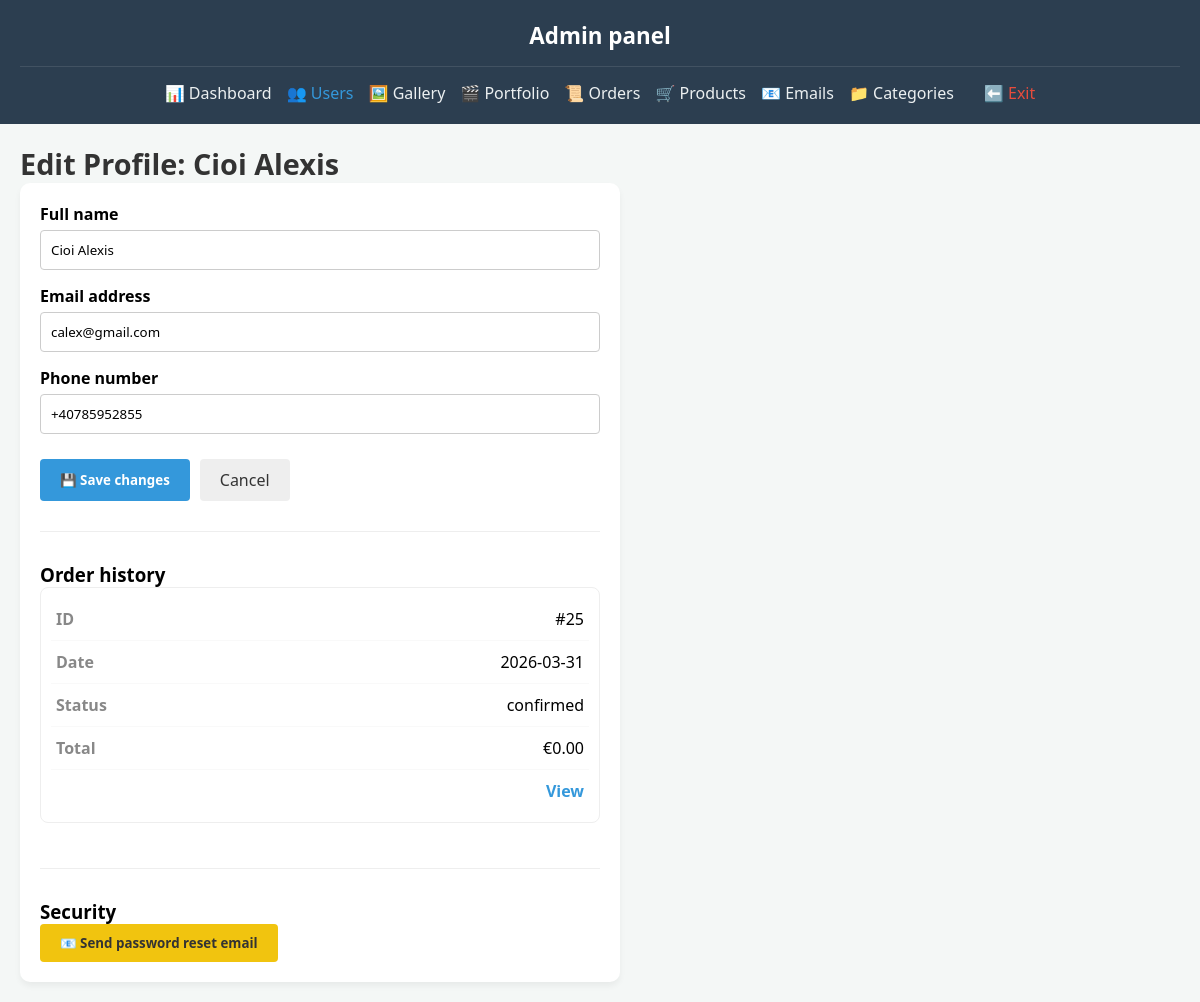
The page /admin/edit_user.php?id=9 (signed in) on the database its author committed.
### tables this page shows
CREATE TABLE `users` (
  `id` int(10) UNSIGNED NOT NULL,
  `full_name` varchar(100) NOT NULL,
  `email` varchar(150) NOT NULL,
  `phone` varchar(30) DEFAULT NULL,
  `password_hash` varchar(255) NOT NULL,
  `role` enum('client','admin') NOT NULL DEFAULT 'client',
  `remember_token` varchar(255) DEFAULT NULL,
  `is_active` tinyint(1) NOT NULL DEFAULT 1,
  `created_at` timestamp NOT NULL DEFAULT current_timestamp(),
  `updated_at` timestamp NOT NULL DEFAULT current_timestamp() ON UPDATE current_timestamp(),
  `last_activity` datetime DEFAULT NULL
);

CREATE TABLE `orders` (
  `id` int(10) UNSIGNED NOT NULL,
  `user_id` int(10) UNSIGNED NOT NULL,
  `order_type` enum('digital','service','mixed') NOT NULL DEFAULT 'digital',
  `status` enum('pending','confirmed','processing','completed','cancelled') NOT NULL DEFAULT 'pending',
  `payment_status` enum('unpaid','awaiting_manual_confirmation','paid','not_required') NOT NULL DEFAULT 'unpaid',
  `total_price` decimal(10,2) NOT NULL DEFAULT 0.00,
  `notes` text DEFAULT NULL,
  `contact_name` varchar(100) DEFAULT NULL,
  `contact_email` varchar(150) DEFAULT NULL,
  `contact_phone` varchar(30) DEFAULT NULL,
  `city` varchar(100) DEFAULT NULL,
  `address_line` varchar(255) DEFAULT NULL,
  `postal_code` varchar(20) DEFAULT NULL,
  `created_at` timestamp NOT NULL DEFAULT current_timestamp(),
  `updated_at` timestamp NOT NULL DEFAULT current_timestamp() ON UPDATE current_timestamp()
);

### admin/edit_user.php (the view, shortened to what this page needs)
<?php
require_once __DIR__ . '/../backend/handlers/admin_dashboard_data.php';
$userId = (int)$_GET['id'];
$stmt = $pdo->prepare("SELECT id, full_name, email, phone FROM users WHERE id = ?");
$stmt->execute([$userId]);
$user = $stmt->fetch();
$orderStmt = $pdo->prepare("SELECT id, order_type, total_price, status, created_at FROM orders WHERE user_id = ? ORDER BY created_at DESC");
$orderStmt->execute([$userId]);
$userOrders = $orderStmt->fetchAll();
require_once __DIR__ . '/../includes/page_start.php';
?>
<div class="admin-container">
    <aside class="admin-sidebar">
        <h2>Admin panel</h2>
        <ul>
            <li><a href="<?= BASE_URL ?>/admin/dashboard.php">📊 Dashboard</a></li>
            <li><a href="<?= BASE_URL ?>/admin/users.php" style="color: var(--primary);">👥 Users</a></li>
            <li class="dropdown-container">
                <a href="<?= BASE_URL ?>/admin/gallery_items.php" class="dropdown-trigger">🖼️ Gallery</a>
            </li>
            <li><a href="<?= BASE_URL ?>/admin/admin_portfolio.php">🎬 Portfolio</a></li>
            <li class="dropdown-container">
                <a href="<?= BASE_URL ?>/admin/orders.php" class="dropdown-trigger">📜 Orders</a>
            </li>
            <li><a href="<?= BASE_URL ?>/admin/products.php">🛒 Products</a></li>
            <li>
                <a href="<?= BASE_URL ?>/admin/email_logs.php" style="position: relative;">
                    📧 Emails
                </a>
            </li>
            <li><a href="<?= BASE_URL ?>/admin/categories.php">📁 Categories</a></li>
            <li><a href="<?= BASE_URL ?>" style="color:var(--danger)">⬅️ Exit</a></li>
        </ul>
    </aside>
    <main class="admin-main">
        <h1>Edit Profile: <?= htmlspecialchars($user['full_name']) ?></h1>
        <div class="data-table-container" style="max-width: 600px; padding: 20px;">
            <form action="../backend/handlers/admin_update_user.php" method="POST">
                <div style="margin-bottom: 15px;">
                    <label style="display:block; margin-bottom: 5px; font-weight:bold;">Full name</label>
                    <input type="text" name="full_name" value="<?= htmlspecialchars($user['full_name']) ?>" required
                        style="width:100%; padding: 10px; border: 1px solid #ccc; border-radius: 4px;">
                </div>
                <div style="margin-bottom: 15px;">
                    <label style="display:block; margin-bottom: 5px; font-weight:bold;">Email address</label>
                    <input type="email" name="email" value="<?= htmlspecialchars($user['email']) ?>" required
                        style="width:100%; padding: 10px; border: 1px solid #ccc; border-radius: 4px;">
                </div>
                <div style="margin-bottom: 25px;">
                    <label style="display:block; margin-bottom: 5px; font-weight:bold;">Phone number</label>
                    <input type="text" name="phone" value="<?= htmlspecialchars($user['phone'] ?? '') ?>"
                        style="width:100%; padding: 10px; border: 1px solid #ccc; border-radius: 4px;">
                </div>
                <div style="display: flex; gap: 10px;">
                    <button type="submit" style="background: var(--primary); color: white; padding: 10px 20px; border: none; border-radius: 4px; cursor: pointer; font-weight:bold;">💾 Save changes</button>
                    <a href="users.php" style="padding: 10px 20px; text-decoration: none; background: #eee; color: #333; border-radius: 4px;">Cancel</a>
                </div>
            </form>
            <hr style="margin: 30px 0; border: 0; border-top: 1px solid #eee;">
            <h3>Order history</h3>
            <?php if (!$userOrders): ?>
                <p>No orders found for this user.</p>
            <?php else: ?>
                <table class="admin-table">
                    <tbody>
                        <?php foreach ($userOrders as $order): ?>
                            <tr>
                                <td data-label="ID">#<?= (int)$order['id'] ?></td>
                                <td data-label="Date"><?= date('Y-m-d', strtotime($order['created_at'])) ?></td>
                                <td data-label="Status"><?= htmlspecialchars($order['status']) ?></td>
                                <td data-label="Total">€<?= number_format((float)$order['total_price'], 2) ?></td>
                                <td style="text-align: right;"><a href="orders.php?search=<?= (int)$order['id'] ?>" style="color: var(--primary); text-decoration: none; font-weight: bold;">View</a></td>
                            </tr>
                        <?php endforeach; ?>
                    </tbody>
                </table>
            <?php endif; ?>
            <hr style="margin: 30px 0; border: 0; border-top: 1px solid #eee;">
            <h3>Security</h3>
            <form action="../backend/handlers/admin_update_user.php" method="POST" onsubmit="return confirm('Send a password reset email to this user?')">
                <button type="submit" style="background: var(--warning); color: #333; padding: 10px 20px; border: none; border-radius: 4px; cursor: pointer; font-weight: bold;">📧 Send password reset email</button>
            </form>
        </div>
    </main>
</div>
</body>
</html>

### css/style_global.css (style rules this page uses)
*, *::before, *::after { box-sizing: border-box; }
html, body { margin: 0; padding: 0; width: 100%; min-height: 100vh; background-color: #1a2529; font-family: 'Montserrat', sans-serif; overflow-x: hidden; }

### css/style_header.css (style rules this page uses)
body { margin: 0; padding: 0; }

### css/style_footer.css (style rules this page uses)
html, body { margin: 0; padding: 0; height: auto; min-height: 100%; display: flex; flex-direction: column; }
main { flex: 1 0 auto; }

### css/style_admin_user.css (style rules this page uses)
:root { --sidebar-bg: #2c3e50; --sidebar-hover: rgba(255, 255, 255, 0.05); --main-bg: #f4f7f6; --text-dark: #333; --text-light: #ecf0f1; --primary: #3498db; --success: #2ecc71; --warning: #f1c40f; --danger: #e74c3c; --white: #ffffff; --border-rgba: rgba(255, 255, 255, 0.1); }
* { margin: 0; padding: 0; box-sizing: border-box; font-family: 'Segoe UI', Tahoma, Geneva, Verdana, sans-serif; }
.admin-container { display: flex; min-height: 100vh; }
.admin-sidebar { width: 260px; background: var(--sidebar-bg); color: var(--white); padding: 25px; flex-shrink: 0; }
.admin-sidebar h2 { font-size: 1.4rem; padding-bottom: 15px; border-bottom: 1px solid var(--border-rgba); margin-bottom: 25px; }
.admin-sidebar ul { list-style: none; padding: 0 !important; margin: 0 !important; }
.admin-sidebar li { margin: 18px 0; position: relative; }
.admin-sidebar a { color: var(--text-light); text-decoration: none; display: flex; align-items: center; gap: 10px; font-size: 1rem; transition: all 0.2s ease; }
.admin-main { flex: 1; padding: 40px; background: var(--main-bg); }
.admin-main h1 { font-size: 1.8rem; color: var(--text-dark); }
.data-table-container { background: var(--white); padding: 25px; border-radius: 10px; box-shadow: 0 4px 6px rgba(0,0,0,0.05); }
.admin-table { width: 100%; border-collapse: collapse; }
.admin-table td { padding: 15px; border-bottom: 1px solid #eee; }
@media (max-width: 1200px) { .admin-sidebar { width: 220px; } }
@media (max-width: 1200px) { .admin-container { flex-direction: column; } }
@media (max-width: 1200px) { .admin-sidebar { width: 100%; padding: 20px; } }
@media (max-width: 1200px) { .admin-sidebar h2 { text-align: center; margin-bottom: 15px; } }
@media (max-width: 1200px) { .admin-sidebar ul { display: flex; flex-wrap: wrap; justify-content: center; gap: 15px; } }
@media (max-width: 1200px) { .admin-sidebar li { margin: 0; } }
@media (max-width: 1200px) { .admin-main { padding: 20px; } }
@media (max-width: 1200px) { .admin-table tr { display: block; border: 1px solid #eee; margin-bottom: 15px; border-radius: 8px; padding: 10px; } }
@media (max-width: 1200px) { .admin-table td { display: flex; justify-content: space-between; align-items: center; border-bottom: 1px solid #f9f9f9; padding: 10px 5px; text-align: right; } }
@media (max-width: 1200px) { .admin-table td::before { content: attr(data-label); font-weight: bold; color: #888; text-align: left; } }
@media (max-width: 1200px) { .admin-table td:last-child { border: none; } }

### rows shown on the page
users: full_name "Cioi Alexis", email "calex@gmail.com", phone "+40785952855"
orders: id "25", created_at "2026-03-31", status "confirmed", total_price "0.00"
